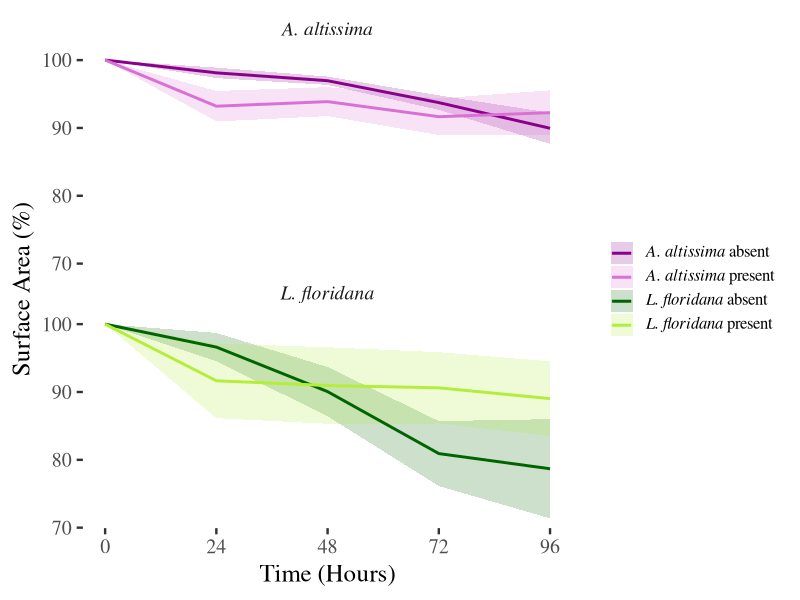
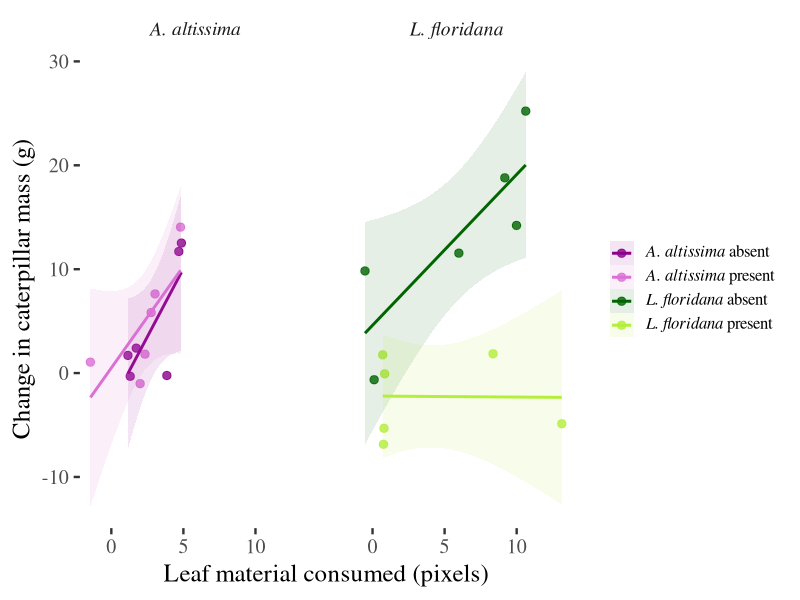
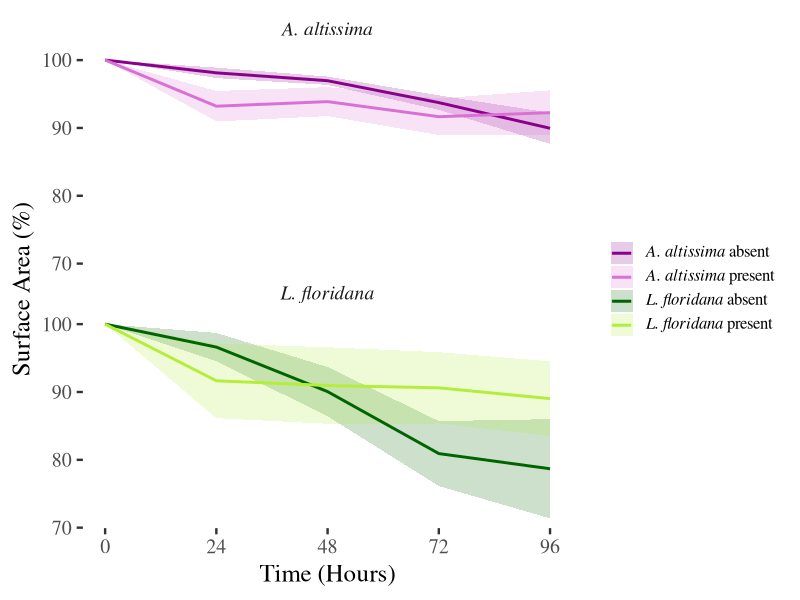
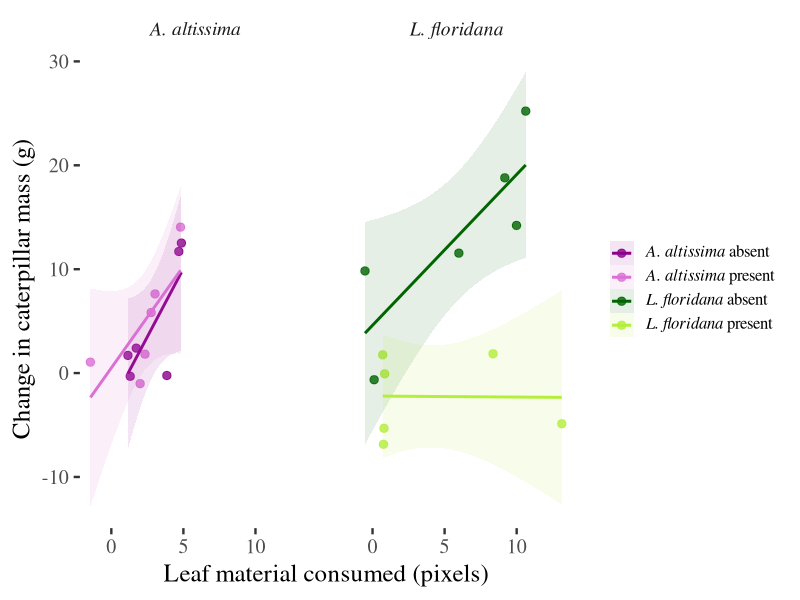

These figures' R source, in order:
library(tidyverse)
library(ggplot2)
library(ggthemes)

# Install if needed
# install.packages("ggtext")
library(ggtext)

# First, modify your data processing to create grouping variables
df <- read.csv("olivia/Scans.csv") %>%
  rename(`24` = Damage.at.24.HR....,
         `48` = Damage.at.48.HR....,
         `72` = Damage.at.72.HR....,
         `96` = Damage.at.96.HR....) %>%
  mutate(`0` = 100,
         treatment = str_extract(Leaf.Number, "^.."),
         # Create a grouping variable for the two graphs
         group = case_when(
           treatment %in% c("LP", "LA") ~ "<i>L. floridana</i>",
           treatment %in% c("AP", "AA") ~ "<i>A. altissima</i>",
           TRUE ~ "Other"
         ),
         # Clean treatment names for display - use HTML tags
         treatment_clean = case_when(
           treatment == "AP" ~ "<i>A. altissima</i> present",
           treatment == "AA" ~ "<i>A. altissima</i> absent", 
           treatment == "LP" ~ "<i>L. floridana</i> present",
           treatment == "LA" ~ "<i>L. floridana</i> absent"
         )) %>%
  select(id = Leaf.Number, group, treatment = treatment_clean, `0`, `24`, `48`, `72`, `96`) %>%
  pivot_longer(`0`:`96`, names_to = "time", values_to = "damage") %>%
  mutate(time = as.integer(time))

# Create summary statistics
df.sum <- df %>%
  group_by(time, group, treatment) %>%
  summarize(
    meanDamage = mean(damage, na.rm = TRUE),
    semin = meanDamage - sd(damage, na.rm = TRUE)/sqrt(n()),
    semax = meanDamage + sd(damage, na.rm = TRUE)/sqrt(n()),
    .groups = "drop"
  )

# Make figure with two facets
ggplot(data = df.sum, aes(x = time, y = meanDamage)) +
  geom_ribbon(aes(ymin = semin, ymax = semax, fill = treatment),
              alpha = .2) +
  geom_line(aes(color = treatment), linewidth = 1) +
  xlab("Time (Hours)") +
  ylab("Surface Area (%)") +
  scale_x_continuous(
    breaks = seq(0, 96, by = 24),
    limits = c(0, 96),
    labels = scales::comma
  ) +
  facet_wrap(
    ~group,
    nrow = 2
  ) +
  theme_tufte(18) +
  theme(
    legend.position = "right",
    legend.title = element_blank(),
    # Use element_markdown to parse HTML tags
    strip.text = element_markdown(size = 14),
    legend.text = element_markdown(size = 12),
    strip.background = element_blank()
  ) +
  scale_fill_manual(
    values = c(
      "<i>A. altissima</i> absent" = "darkmagenta",
      "<i>A. altissima</i> present" = "orchid",
      "<i>L. floridana</i> absent" = "darkgreen",
      "<i>L. floridana</i> present" = "olivedrab2"
    )
  ) +
  scale_color_manual(
    values = c(
      "<i>A. altissima</i> absent" = "darkmagenta",
      "<i>A. altissima</i> present" = "orchid",
      "<i>L. floridana</i> absent" = "darkgreen",
      "<i>L. floridana</i> present" = "olivedrab2"
    )
  )

ggsave("olivia/totalLeafDamage.png")


## caterpillar mass vs leaf ate ----


# Read data
caterpillar <- read.csv("olivia/physicaldata.csv")
leaf <- read.csv("olivia/Harvard Master2.csv")

# Calculate leaf consumed and extract treatment from Leaf.Number
leaf <- leaf %>%
  mutate(
    leaf_consumed = X0.HR - X96.HR,
    treatment_code = str_extract(Leaf.Number, "^..")  # Extract first 2 characters
  )

# Combine the data
combined <- caterpillar %>%
  left_join(leaf, by = "Leaf.Number")

# Create treatment names with HTML tags for display
combined <- combined %>%
  mutate(
    treatment = case_when(
      treatment_code == "AP" ~ "<i>A. altissima</i> present",
      treatment_code == "AA" ~ "<i>A. altissima</i> absent", 
      treatment_code == "LP" ~ "<i>L. floridana</i> present",
      treatment_code == "LA" ~ "<i>L. floridana</i> absent",
      TRUE ~ treatment_code
    ),
    group = ifelse(str_detect(treatment_code, "^A"), 
                   "<i>A. altissima</i>", 
                   "<i>L. floridana</i>")
  )

# Create the plot with your desired styling
ggplot(combined, aes(x = leaf_consumed, y = Caterpillar.Mass.Change, 
                     color = treatment, fill = treatment)) +
  # Points
  geom_point(size = 2.5, alpha = 0.8) +
  # Regression line with confidence band
  geom_smooth(method = "lm", se = TRUE, alpha = 0.1, linewidth = 1) +
  # Facet by plant species
  facet_wrap(~ group, ncol = 2) +
  # Labels
  xlab("Leaf material consumed (pixels)") +
  ylab("Change in caterpillar mass (g)") +
  # Apply Tufte theme with customizations
  theme_tufte(18) +
  theme(
    legend.position = "right",
    legend.title = element_blank(),
    # Use element_markdown to parse HTML tags
    strip.text = element_markdown(size = 14),
    legend.text = element_markdown(size = 12),
    strip.background = element_blank(),
    panel.spacing = unit(1.5, "lines")  # Add space between facets
  ) +
  # Color scales (matching your previous colors)
  scale_fill_manual(
    values = c(
      "<i>A. altissima</i> absent" = "darkmagenta",
      "<i>A. altissima</i> present" = "orchid",
      "<i>L. floridana</i> absent" = "darkgreen",
      "<i>L. floridana</i> present" = "olivedrab2"
    )
  ) +
  scale_color_manual(
    values = c(
      "<i>A. altissima</i> absent" = "darkmagenta",
      "<i>A. altissima</i> present" = "orchid",
      "<i>L. floridana</i> absent" = "darkgreen",
      "<i>L. floridana</i> present" = "olivedrab2"
    )
  )

ggsave("olivia/caterpillar_leaf.png")


# # OPTION 2: Facet by treatment (4 separate panels)
# ggplot(combined, aes(x = leaf_consumed, y = Caterpillar.Mass.Change)) +
#   geom_point(size = 2, alpha = 0.7) +
#   geom_smooth(method = "lm", se = TRUE, color = "blue", alpha = 0.2) +
#   facet_wrap(~ treatment_clean, ncol = 2) +
#   labs(
#     x = "Leaf material consumed (g)",
#     y = "Change in caterpillar mass (g)",
#     title = "Caterpillar mass change vs. leaf consumption by Treatment"
#   ) +
#   theme_minimal()


## extra code


# df <- read.csv("olivia/Scans.csv") %>%
#   rename(`24` = Damage.at.24.HR....,
#          `48` = Damage.at.48.HR....,
#          `72` = Damage.at.72.HR....,
#          `96` = Damage.at.96.HR....) %>%
#   mutate(`0` = 100,
#          treatment = str_extract(Leaf.Number, "^..")) %>%
#   select(id = Leaf.Number, treatment, `0`, `24`, `48`, `72`, `96`) %>%
#   pivot_longer(`0`:`96`, names_to = "time", values_to = "damage") %>%
#   mutate(time = as.integer(time))
# 
# 
# library(tidyverse)
# library(ggplot2)
# library(ggthemes)
# 
# df <- read.csv("olivia/Scans.csv") %>%
#   rename(`24` = Damage.at.24.HR....,
#          `48` = Damage.at.48.HR....,
#          `72` = Damage.at.72.HR....,
#          `96` = Damage.at.96.HR....) %>%
#   mutate(`0` = 100,
#          treatment = str_extract(Leaf.Number, "^..")) %>%
#   select(id = Leaf.Number, treatment, `0`, `24`, `48`, `72`, `96`) %>%
#   pivot_longer(`0`:`96`, names_to = "time", values_to = "damage") %>%
#   mutate(time = as.integer(time))
# 
# # Convert treatment to a factor with the desired order
# df$treatment <- factor(df$treatment, levels = c("LP", "LA", "AP", "AA"))
# 
# # add in dummy data
# df$damage[is.na(df$damage)] <- 100 - (rlnorm(length(df$damage[is.na(df$damage)]), 0, 0.5 ) *
#                                         df$time[is.na(df$damage)]/6)
# 
# # summarize
# df.sum <- df %>%
#   group_by(treatment, time) %>%
#   summarise(meanDamage = mean(damage), se = sd(damage)/sqrt(6)) %>%
#   mutate(semax = meanDamage + (1.96*se),
#          semin = meanDamage - (1.96*se))
# 
# ggplot(data = df.sum, aes(x = time, y = meanDamage)) +
#   geom_ribbon(aes(ymin = semin, ymax = semax, fill = treatment),
#               alpha = .2) +
#   geom_line(aes(color = treatment), linewidth = 2) +
#   xlab("Time (Hours)")+
#   ylab("Leaf Damage (%)")+
#   scale_x_continuous(
#     name = "Time (Hours)",
#     breaks = seq(0, 96, by = 24),
#     limits = c(0, 96),
#     labels = scales::comma
#   ) +
#   theme_tufte(18) +
#   theme(
#     legend.position = "none",
#     text = element_text(color = "white"),  # All text
#     axis.text = element_text(color = "white"),  # Axis numbers
#     axis.title = element_text(color = "white"),  # Axis labels
#     axis.ticks = element_line(color = "white"),  # Axis ticks
#     panel.grid.major = element_line(color = "white", size = 0.1),
#     panel.grid.minor = element_blank(),
#     legend.text = element_text(color = "white"),  # Legend text
#     legend.title = element_text(color = "white"))+
#   scale_fill_manual(values = c("mediumseagreen","olivedrab3", "lightsalmon","peachpuff"), labels = c("Native Intact", "Native Removed", "Exotic Intact", "Exotic Removed"))+
#   scale_color_manual(values = c("mediumseagreen","olivedrab3", "lightsalmon","peachpuff"), labels = c("Native Intact", "Native Removed", "Exotic Intact", "Exotic Removed"))+
#   labs(fill = "Treatment", color = "Treatment")
# 
# ggsave("olivia/meanDamage.png")
